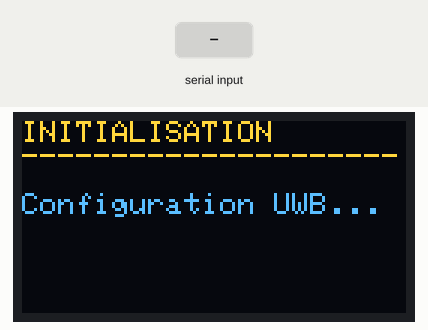
The program below on a simulated ESP32-S3. Shown: 128×64 one-colour display. The test bench sets the inputs (shaded band). The OLED is the two-colour kind (top 16 rows yellow); the modem accepts every AT command (registered, SIM ready, sends succeed) and sends nothing else; what the program prints to the serial monitor is not drawn.

Above: at 2.1 s.
At 12.2 s:
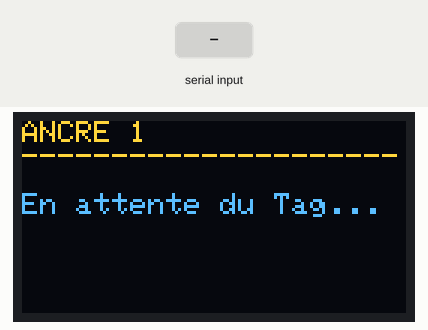
12.3 s: "range:(\n" received over the second serial link
At 12.8 s:
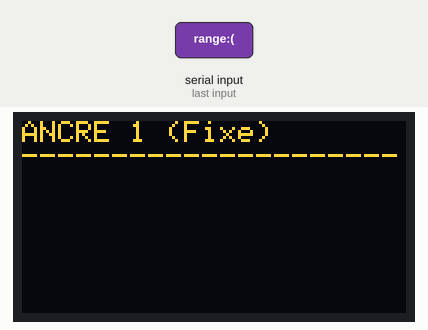
Timing chart, 0 to 15.3 s (numbered marks = the images above; inputs shaded):
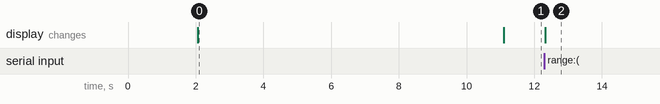

The program:

main.cpp
```cpp
#include <Arduino.h>
#include <Wire.h>
#include <Adafruit_GFX.h>
#include <Adafruit_SSD1306.h>

// --- CONFIGURATION MATÉRIELLE MAKERFABS ---
#define I2C_SDA 39
#define I2C_SCL 38
#define POWER_PIN 42 // anciennement 43
#define UWB_RX 18
#define UWB_TX 17

TwoWire I2C_OLED = TwoWire(1);
Adafruit_SSD1306 display(128, 64, &I2C_OLED, -1);
HardwareSerial UWBSerial(1);

// --- FONCTIONS ---
String sendATCommand(String command, const int timeout);
void updateScreen(String role, String value);

void setup() {
    Serial.begin(115200);

    // --- PROTECTION ESP32-S3 ---
    // On attend max 4 secondes sans rien faire pour laisser le temps au port USB
    // de se stabiliser sur le PC et au moniteur série de s'ouvrir.
    // Attente de la connexion effective du moniteur série du PC (Max 4 secondes)
    unsigned long startTime = millis();
    while (!Serial && (millis() - startTime < 4000)) {
        delay(10);
    }

    Serial.println("\n=================================");
    Serial.println("ESP32-S3 : Demarrage du programme...");
    Serial.println("=================================");

    // 1. Alimentation des périphériques
    Serial.println("Etape 1 : Activation de la puissance (POWER_PIN)...");
    pinMode(POWER_PIN, OUTPUT);
    digitalWrite(POWER_PIN, HIGH);

    // On met un délai de 2 secondes pour laisser le courant se stabiliser
    // sur l'écran et le module UWB avant de leur parler
    delay(2000);

    Serial.println("Etape 2 : Initialisation du port serie UWB...");
    UWBSerial.begin(115200, SERIAL_8N1, UWB_RX, UWB_TX);

    // 2. Initialisation de l'écran
    Serial.println("Etape 3 : Tentative de connexion a l'ecran OLED...");
    I2C_OLED.begin(I2C_SDA, I2C_SCL);
    if(!display.begin(SSD1306_SWITCHCAPVCC, 0x3C)) {
        // Si ca plante, on ne bloque plus en silence ! On le dit en boucle :
        while(1) {
            Serial.println(">>> ERREUR : Ecran OLED introuvable ! Verifiez l'alimentation.");
            delay(1000);
        }
    }

    Serial.println("OLED initialise avec succes !");
    updateScreen("INITIALISATION", "Configuration UWB...");

    // 3. Configuration du module UWB en Ancre
    Serial.println("Configuration de l'Ancre UWB...");
    sendATCommand("AT+RESTORE", 2000);
    sendATCommand("AT+SETCFG=1,1,0,1", 2000); // ID:1, Role:Ancre(1), Rate:850K(0), Filter:ON(1)
    sendATCommand("AT+SETCAP=10,25,1", 2000); // Mode paquet étendu pour envoyer des données
    sendATCommand("AT+SAVE", 1000);
    sendATCommand("AT+RESTART", 2000);

    updateScreen("ANCRE 1", "En attente du Tag...");
}

void loop() {
    if (UWBSerial.available()) {
        String data = UWBSerial.readStringUntil('\n');
        // Serial.println("Données Brute :\n" + data);
        data.trim();

        // Serial.println("Données avant traitement :\n" + data);

        // Quand l'Ancre reçoit une donnée radio, elle l'imprime sous la forme :
        // AT+RANGE=...,...,...,...,range:(33,...),...
        int dataIndex = data.indexOf("range:(");
        if (dataIndex != -1) {
            // On extrait tout ce qui se trouve après "range:("
            String distanceValue = data.substring(dataIndex + 7);
            Serial.println("Distance reçue : " + distanceValue);

            // Affichage local sur l'Ancre
            updateScreen("ANCRE 1 (Fixe)", distanceValue);
        }
    }
}

String sendATCommand(String command, const int timeout) {
    String response = "";
    Serial.print("Envoi au module UWB -> ");
    Serial.println(command); // Affiche la commande envoyée

    UWBSerial.println(command);
    long int time = millis();
    while ((time + timeout) > millis()) {
        while (UWBSerial.available()) {
            response += (char)UWBSerial.read();
        }
    }

    Serial.print("Réponse du module UWB <- ");
    Serial.println(response); // Crucial pour voir si le module répond "OK" ou "ERR"
    return response;
}

void updateScreen(String role, String value) {
    display.clearDisplay();
    display.setCursor(0, 0);
    display.setTextSize(1);
    display.setTextColor(SSD1306_WHITE);
    display.println(role);
    display.println("---------------------");
    display.println("");
    display.setTextSize(1);
    display.println(value);
    display.display();
}
```

Measured:
- after the input at 12.3 s, the display: changes at once (image 2)
- what the display in image 0 shows lasts 9.0 s, from 2.1 s to 11.1 s
